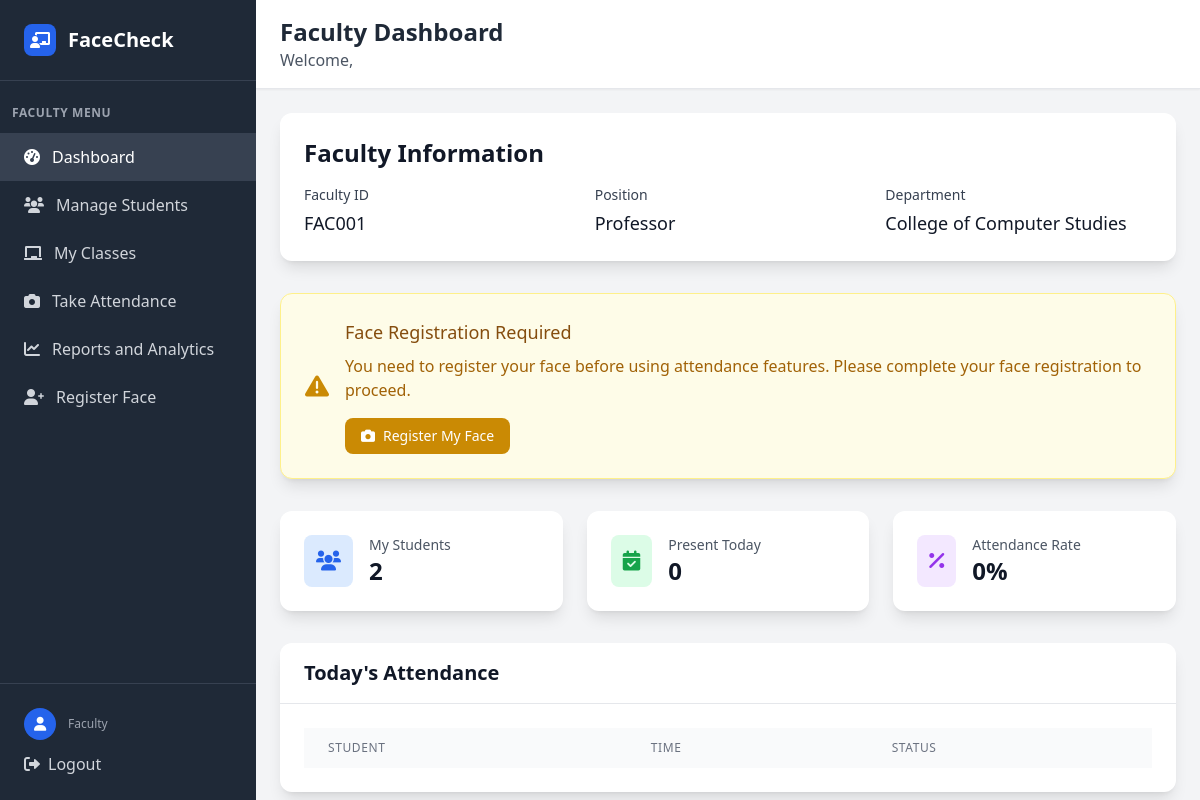
/faculty/dashboard (signed in), run on an earlier commit of the app's database.
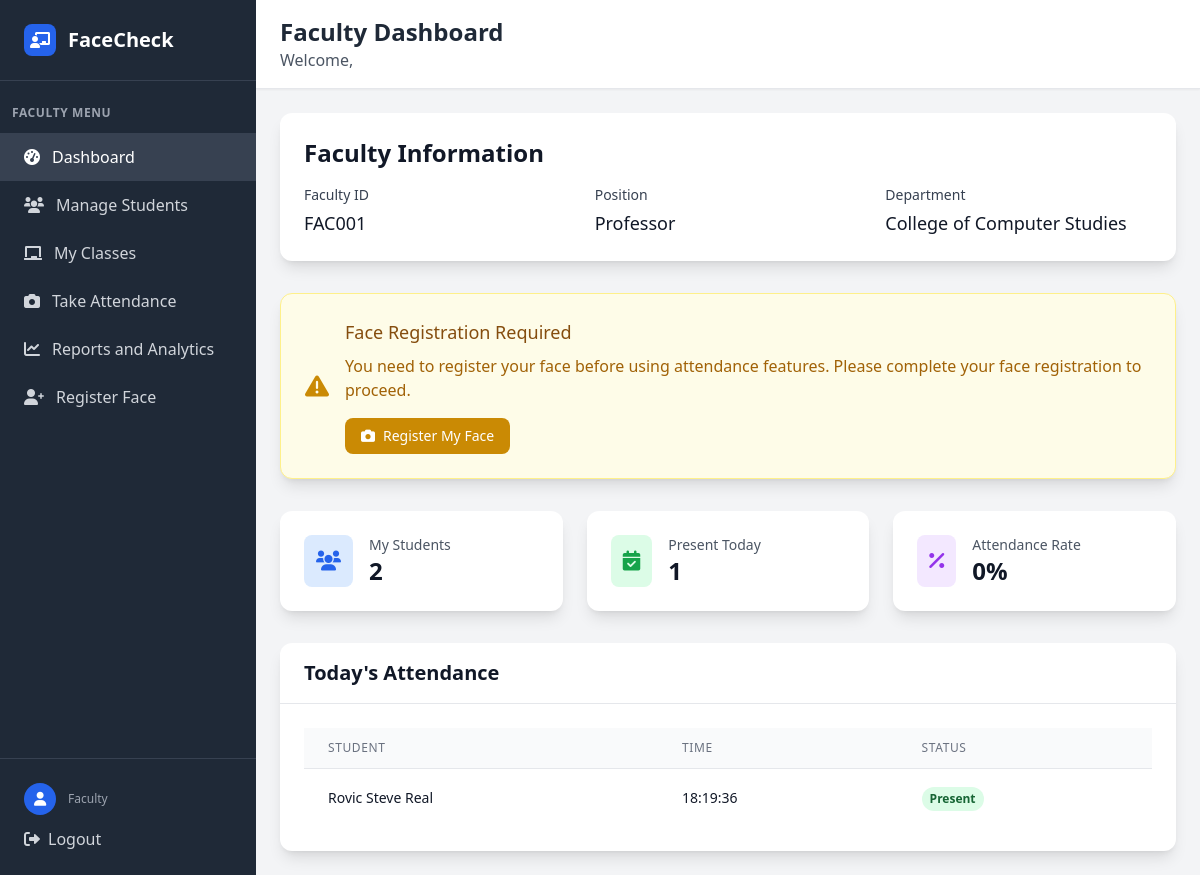
And on a later commit of the database.
### tables this page shows
CREATE TABLE attendance (
            attendance_id INTEGER PRIMARY KEY AUTOINCREMENT,
            attendance_date DATETIME NOT NULL,
            attendance_status VARCHAR(10) NOT NULL CHECK (attendance_status IN ('present', 'absent', 'late')),
            studentclass_id INTEGER NOT NULL,
            FOREIGN KEY (studentclass_id) REFERENCES student_class(studentclass_id)
        );

### app.py (the view, shortened to what this page needs)
@app.route('/faculty/dashboard')
def faculty_dashboard():
    if 'user_id' not in session or session['role'] != 'faculty':
        return redirect(url_for('login'))
    conn = get_db_connection()
    faculty = conn.execute('''
        SELECT u.*, f.faculty_id, f.position, f.attendance_image, d.dept_name
        FROM user u
        JOIN faculty f ON u.user_id = f.user_id
        LEFT JOIN department d ON u.dept_id = d.dept_id
        WHERE u.user_id = ?
    ''', (session['user_id'],)).fetchone()
    my_students = conn.execute('''
        SELECT COUNT(DISTINCT sc.student_id) as student_count
        FROM class c
        JOIN student_class sc ON c.class_id = sc.class_id
        WHERE c.faculty_id = ?
    ''', (faculty['faculty_id'],)).fetchone()
    today = datetime.now().strftime('%Y-%m-%d')
    today_attendance = conn.execute('''
        SELECT a.attendance_date, u.firstname, u.lastname, a.attendance_status, cl.class_name
        FROM attendance a
        JOIN student_class sc ON a.studentclass_id = sc.studentclass_id
        JOIN student s ON sc.student_id = s.student_id
        JOIN user u ON s.user_id = u.user_id
        JOIN class cl ON sc.class_id = cl.class_id
        WHERE cl.faculty_id = ? AND DATE(a.attendance_date) = ?
        ORDER BY a.attendance_date DESC
    ''', (faculty['faculty_id'], today)).fetchall()
    stats = {
        'total_students': my_students['student_count'] if my_students else 0,
        'today_present': len(today_attendance),
        'attendance_rate': 0  # Will be calculated based on total students
    }
    formatted_attendance = []
    for record in today_attendance:
        time_str = ''
        if record['attendance_date']:
            try:
                if isinstance(record['attendance_date'], str):
                    time_str = record['attendance_date'].split(' ')[1] if ' ' in record['attendance_date'] else record['attendance_date']
                else:
                    time_str = record['attendance_date'].strftime('%H:%M:%S')
            except:
                time_str = str(record['attendance_date'])
        formatted_attendance.append({
            'name': f"{record['firstname']} {record['lastname']}",
            'time': time_str,
            'status': record['attendance_status']
        })
    has_face_registered = False
    conn.close()
    return render_template('faculty/faculty_dashboard.html',
                         faculty_info=faculty,
                         stats=stats,
                         today_attendance=formatted_attendance,
                         has_face_registered=has_face_registered)

### app.py (called while the page is built)
def get_db_connection():
    try:
        conn = sqlite3.connect('facecheck.db', timeout=30.0)
        conn.row_factory = sqlite3.Row
        conn.execute('PRAGMA foreign_keys = ON')
        try:
            cur = conn.cursor()
            cur.execute("PRAGMA table_info(faculty)")
            columns = [row[1] for row in cur.fetchall()]
            if 'attendance_image' not in columns:
                cur.execute("ALTER TABLE faculty ADD COLUMN attendance_image VARCHAR(255)")
                conn.commit()
        except Exception:
            pass
        return conn
    except sqlite3.Error as e:
        print(f"Database connection error: {e}")
        raise

### templates/faculty/faculty_dashboard.html (shortened to what the changed rows need)
<!DOCTYPE html>
<html lang="en">
<head>
    <script src="https://cdn.tailwindcss.com"></script>
    <link href="https://cdnjs.cloudflare.com/ajax/libs/font-awesome/6.0.0/css/all.min.css" rel="stylesheet">
</head>
<body class="bg-gray-100">
    <div class="flex h-screen">
        <div class="w-64 bg-gray-800 text-white">
            <div class="p-6 border-b border-gray-700">
                <div class="flex items-center">
                    <h1 class="text-xl font-bold">FaceCheck</h1>
                </div>
            </div>
        </div>
        <div class="flex-1 flex flex-col overflow-hidden">
            <header class="bg-white shadow-sm border-b border-gray-200">
                <div class="px-6 py-4">
                    <div class="flex items-center justify-between">
                        <div>
                            <h2 class="text-2xl font-bold text-gray-800">Faculty Dashboard</h2>
                        </div>
                    </div>
                </div>
            </header>
            <main class="flex-1 overflow-y-auto p-6">
        <div class="bg-white rounded-xl shadow-lg p-6 mb-8">
            <h2 class="text-2xl font-bold text-gray-900 mb-4">Faculty Information</h2>
        </div>
        <div class="grid grid-cols-1 md:grid-cols-3 gap-6 mb-8">
            <div class="bg-white rounded-xl shadow-lg p-6">
                <div class="flex items-center">
                    <div class="ml-4">
                        <p class="text-sm font-medium text-gray-600">Present Today</p>
                        <p class="text-2xl font-bold text-gray-900">{{ stats.today_present }}</p>
                    </div>
                </div>
            </div>
        </div>
        <div class="bg-white rounded-xl shadow-lg">
            <div class="px-6 py-4 border-b border-gray-200">
                <h2 class="text-xl font-semibold text-gray-900">Today's Attendance</h2>
            </div>
            <div class="p-6">
                <div class="overflow-x-auto">
                    <table class="min-w-full divide-y divide-gray-200">
                        <thead class="bg-gray-50">
                            <tr>
                                <th class="px-6 py-3 text-left text-xs font-medium text-gray-500 uppercase tracking-wider">Student</th>
                                <th class="px-6 py-3 text-left text-xs font-medium text-gray-500 uppercase tracking-wider">Time</th>
                                <th class="px-6 py-3 text-left text-xs font-medium text-gray-500 uppercase tracking-wider">Status</th>
                            </tr>
                        </thead>
                        <tbody class="bg-white divide-y divide-gray-200">
                            {% for record in today_attendance %}
                            <tr>
                                <td class="px-6 py-4 whitespace-nowrap text-sm text-gray-900">{{ record.name }}</td>
                                <td class="px-6 py-4 whitespace-nowrap text-sm text-gray-900">{{ record.time }}</td>
                                <td class="px-6 py-4 whitespace-nowrap">
                                    {% if record.status == 'present' %}
                                    <span class="inline-flex px-2 py-1 text-xs font-semibold rounded-full bg-green-100 text-green-800">
                                        Present
                                    </span>
                                    {% else %}
                                    <span class="inline-flex px-2 py-1 text-xs font-semibold rounded-full bg-red-100 text-red-800">
                                        {{ record.status.title() }}
                                    </span>
                                    {% endif %}
                                </td>
                            </tr>
                            {% endfor %}
                        </tbody>
                    </table>
                </div>
            </div>
        </div>
            </main>
        </div>
    </div>
</body>
</html>

What changed in the data, as far as the page shows it:
added attendance: name "Rovic Steve Real", time "18:19:36", attendance_status "Present"
Also different on the page:
{{ stats.today_present }}: "0" → "1"
